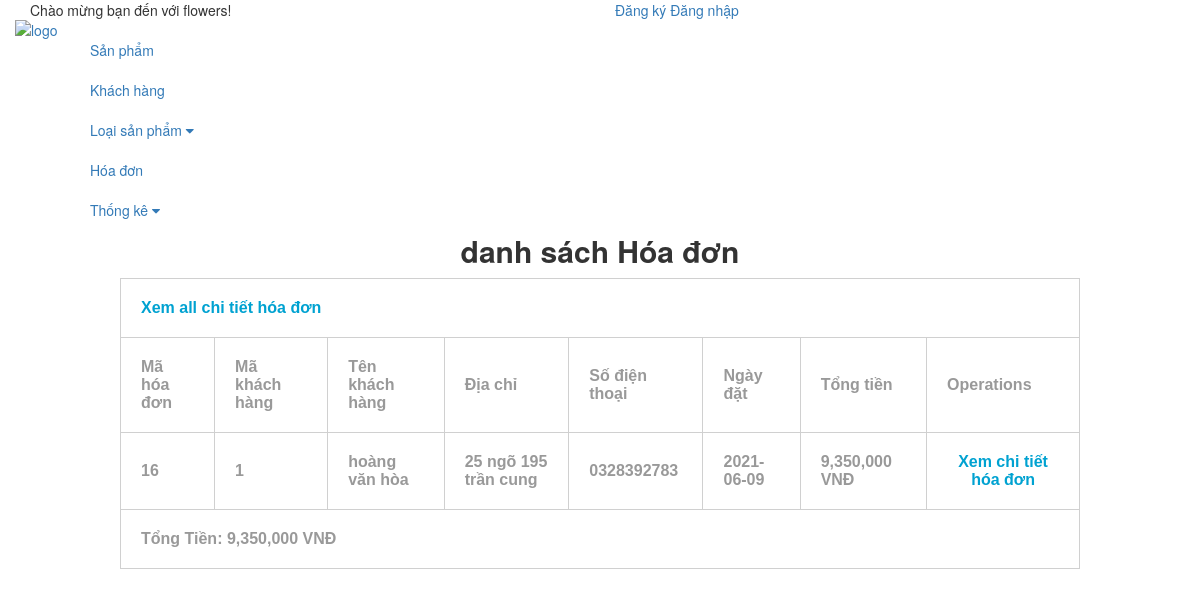
Page /admin/index.php?module=hienthi_hd&vl=17 on the committed database.
### tables this page shows
CREATE TABLE `hoa_don` (
  `mahd` int(11) NOT NULL,
  `ma_kh` int(11) NOT NULL,
  `ten_kh` varchar(50) NOT NULL,
  `dia_chi` varchar(50) NOT NULL,
  `dien_thoai` varchar(20) NOT NULL,
  `ngay_dat` date NOT NULL,
  `tong_tien` float NOT NULL,
  `trang_thai` int(11) NOT NULL
);

### admin/chuc_nang/module/cls_database.php (called while the page is built, shortened)
<?php
class clsdatabase
{
	public $conn=NULL;
	function clsdatabase(){
		try{
			$this->conn=new PDO("mysql:host=localhost;dbname=websitehoa","root","");
			$this->conn->exec("SET NAME UTF8");
		}
		catch(PDOException $ex){
			echo"<h3>".$ex->getMessage()."</h3>";
			die("<h3>Lỗi Kết Nối SQL</h3>");
		}
	}
	function thucthi($sql,$data=NULL){
		$this->pdo_stm=$this->conn->prepare($sql);
		$ketqua=FALSE;
		if($data!=NULL)
			$ketqua=$this->pdo_stm->execute($data);
		else
			$ketqua=$this->pdo_stm->execute();
		return $ketqua;
	}
}
?>

### admin/chuc_nang/module/cls_hoadon.php (called while the page is built, shortened)
<?php
require_once("cls_database.php");
class clshoadon{
	public $db;
	function clshoadon(){
		$this->db=new clsdatabase();
	}
	function hienthict($mahd){
		$sql="select * from hoa_don where mahd=$mahd";
		$data[]=$mahd;
		$ketqua=$this->db->thucthi($sql,$data);
		if($ketqua=true)
			$this->data=$this->db->pdo_stm->fetchAll();
		return $ketqua;
	}
}
?>

### admin/chuc_nang/xuat_hd_chitiet.php (the view, shortened to what this page needs)
<center>
<div id="header">
	<div id="content">
    <label> danh sách Hóa đơn </label>
    </div>
</div>
<div id="body">
	<div id="content">
    <table align="center">
    <tr>
    <th colspan="9"><a href="index.php?module=chitiet_hd">Xem all chi tiết hóa đơn</a></th>
    </tr>
    <th>Mã hóa đơn</th>
    <th>Mã khách hàng</th>
    <th>Tên khách hàng</th>
	<th>Địa chỉ</th>
    <th>Số điện thoại</th>
    <th>Ngày đặt</th>
	<th>Tổng tiền</th>
	<th colspan="2">Operations</th>
    <?php
	$tong=0;
	$id=16;
	require("module/cls_hoadon.php");
	$hoadon=new clshoadon();
	$ketqua=$hoadon->hienthict($id);
	if($ketqua){
		$rows=$hoadon->data;
		foreach($rows as $row)
		{
		?>
            <tr>
            <td><?php echo $row[0]; ?></td>
            <td><?php echo $row[1]; ?></td>
            <td><?php echo $row[2]; ?></td>
			<td><?php echo $row[3]; ?></td>
            <td><?php echo $row[4]; ?></td>
            <td><?php echo $row[5]; ?></td>
			<td><?php echo number_format($row[6],0.3); ?> VNĐ</td>
            <td align="center"><a href="index.php?module=hienthi_cthd&vl=<?=$row[0]?>">Xem chi tiết hóa đơn</a></td>
            </tr>
        <?php
		$tong+=$row[6];
		}
	}
	?>
	<tr>
	<th colspan="9">Tổng Tiền: <?= number_format($tong,0.3); ?> VNĐ</th>
	</tr>
    </table>
    </div>
</div>
</center>

### style.css (style rules this page uses)
* { margin:0; padding:0; }
body { font-family:'Roboto',sans-serif; }
table { width:80%; font-family:Tahoma, Geneva, sans-serif; font-weight:bolder; color:#999; margin-bottom:80px; }
table a { text-decoration:none; color:#00a2d1; }
table,td,th { border-collapse:collapse; border:solid #d0d0d0 1px; padding:20px; }
label { font-size:30px; }

### admin/index.php (style rules this page uses)
table { width:80%; font-family:Tahoma, Geneva, sans-serif; font-weight:bolder; color:#999; margin-bottom:80px; }
table a { text-decoration:none; color:#00a2d1; }
table,td,th { border-collapse:collapse; border:solid #d0d0d0 1px; padding:20px; }
label { font-size:30px; }

### rows in the picture
hoa_don: mahd "16", ma_kh "1", ten_kh "hoàng văn hòa", dia_chi "25 ngõ 195 trần cung", dien_thoai "0328392783", ngay_dat "2021-06-09", tong_tien "9,350,000"

### other values in the picture
$tong "9,350,000"
